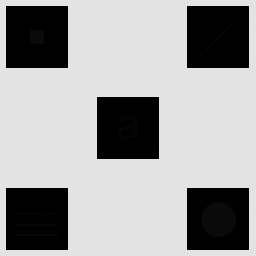
#> input picture Imagen_con_detalles_escondidos.tif, 256 x 256 px
$ python S_Problema1.py
#> lines starting #> are read from the running program, lines starting #| are printed output that depends on the picture
import cv2
import numpy as np
import matplotlib.pyplot as plt

'''

Problema n° 01 - Ecualización del histograma

Desarrolle una función para implementar la ecualización local del histograma, que reciba como parámetros de entrada la imagen a
procesar, y el tamaño de la ventana de procesamiento (MxN). Utilice dicha función para analizar la imagen que se muestra en la
Figura 1 e informe cuáles son los detalles escondidos en las diferentes zonas de la misma.

'''

def histograma(img, M, N):
    bordes = cv2.copyMakeBorder(img, M//2, M//2, N//2, N//2, cv2.BORDER_REPLICATE)   #Genera una imagen con bordes para poder aplicar la ventana centrada en los bordes.
    img_t = np.zeros_like(img)                                                       #Crea una imagen vacía del mismo tamaño y tipo de datos que la original. (valor = 0)
    filas, columnas = img_t.shape                                                    #Se obtienen las dimensiones de la imagen.

    for x in range(filas):
        for y in range(columnas):                                                    #Recorre cada pixel por cada fila y columna.
            ventana = bordes[x:x + M, y: y + N]                                      #Obtiene una ventana de tamaño MxN centrada en el píxel actual.
            ventana_eq = cv2.equalizeHist(ventana)                                   #Realiza la ecualización del histograma en la ventana.
            img_t[x, y] = ventana_eq[M//2, N//2]                                     #Coloca el resultado obtenido en su respectiva posición.

    return img_t


img = cv2.imread('Imagen_con_detalles_escondidos.tif', cv2.IMREAD_GRAYSCALE)
#> img is the input picture: shape (256, 256); min 0, max 228, mean 160.7
img_t1 = histograma(img, 3, 3)
#> after the loop in histograma, `for x in range(filas):`:
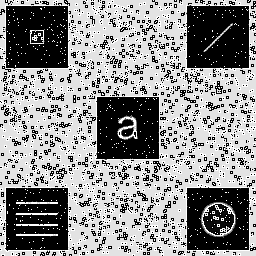
#> img_t: shape (256, 256); min 0, max 255, mean 142.1
img_t2 = histograma(img, 25, 25)
#> call 2 of histograma, with M = 25, N = 25
#> in histograma (call 2), `bordes = cv2.copyMakeBorder(img, M//2, M//2, N//2, N//2, cv2.BORDER_RE..`:
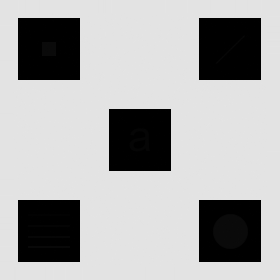
#> bordes: shape (280, 280); min 0, max 228, mean 171.5
#> after the loop in histograma (call 2), `for x in range(filas):`:
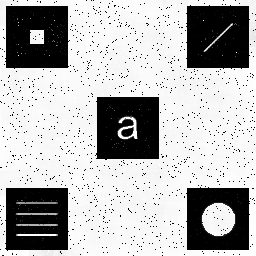
#> img_t: shape (256, 256); min 0, max 255, mean 177.5
#> after the loop in histograma (call 2), `for x in range(filas):`:
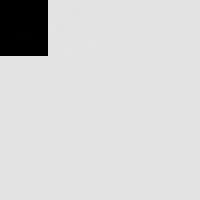
#> ventana: shape (25, 25) (shown 8 times larger); min 0, max 228, mean 211.8
img_t3 = histograma(img, 51, 51)
#> call 3 of histograma, with M = 51, N = 51
#> in histograma (call 3), `bordes = cv2.copyMakeBorder(img, M//2, M//2, N//2, N//2, cv2.BORDER_RE..`:
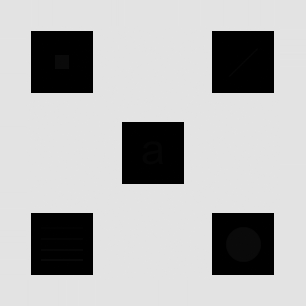
#> bordes: shape (306, 306); min 0, max 228, mean 180.6
#> after the loop in histograma (call 3), `for x in range(filas):`:
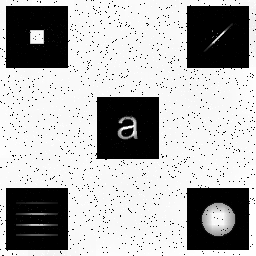
#> img_t: shape (256, 256); min 0, max 255, mean 176
#> after the loop in histograma (call 3), `for x in range(filas):`:
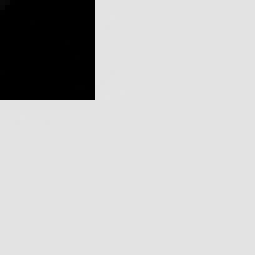
#> ventana: shape (51, 51) (shown 5 times larger); min 0, max 228, mean 193.8

plt.figure(figsize=(12, 5))
plt.title("Imagen con detalles escondidos"), plt.axis('off')
plt.subplot(131)
plt.imshow(img_t1, cmap='gray'), plt.title("Kernel = 3x3")
plt.subplot(132)
plt.imshow(img_t2, cmap='gray'), plt.title("Kernel = 25x25")
plt.subplot(133)
plt.imshow(img_t3, cmap='gray'), plt.title("Kernel = 51x51")
plt.show()
